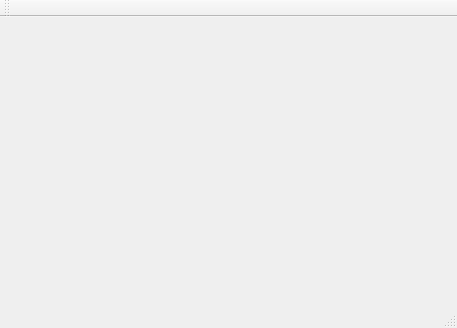
<?xml version="1.0" encoding="UTF-8"?>
<ui version="4.0">
 <class>skeleton_module_view</class>
 <widget class="QMainWindow" name="skeleton_module_view">
  <property name="geometry">
   <rect>
    <x>0</x>
    <y>0</y>
    <width>457</width>
    <height>328</height>
   </rect>
  </property>
  <property name="windowTitle">
   <string>skeleton_module_view</string>
  </property>
  <widget class="QWidget" name="centralWidget">
   <widget class="QLabel" name="char_flow_image">
    <property name="geometry">
     <rect>
      <x>70</x>
      <y>20</y>
      <width>256</width>
      <height>256</height>
     </rect>
    </property>
    <property name="text">
     <string/>
    </property>
   </widget>
  </widget>
  <widget class="QMenuBar" name="menuBar">
   <property name="geometry">
    <rect>
     <x>0</x>
     <y>0</y>
     <width>457</width>
     <height>26</height>
    </rect>
   </property>
  </widget>
  <widget class="QToolBar" name="mainToolBar">
   <attribute name="toolBarArea">
    <enum>TopToolBarArea</enum>
   </attribute>
   <attribute name="toolBarBreak">
    <bool>false</bool>
   </attribute>
  </widget>
  <widget class="QStatusBar" name="statusBar"/>
 </widget>
 <layoutdefault spacing="6" margin="11"/>
 <resources/>
 <connections/>
</ui>
